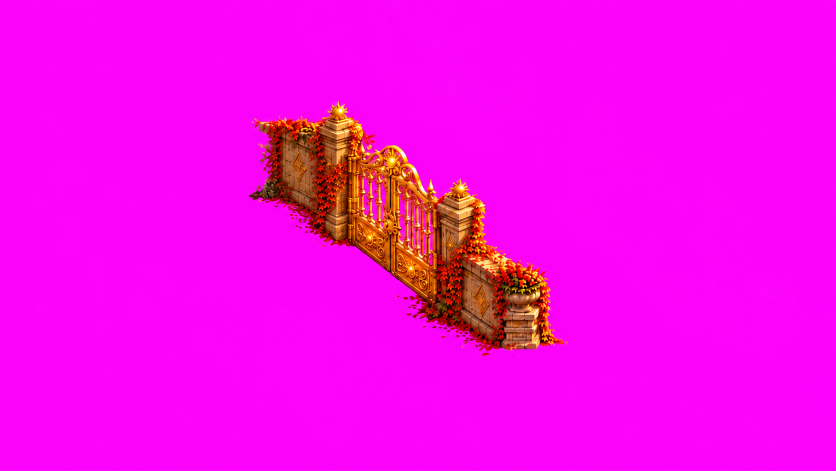
#> input picture tools/world/goldgate/iso_closed.png, 1672 x 941 px (shown at 1/2 size); its folder holds only this picture in this run
$ python goldgate.py
#> lines starting #> are read from the running program, lines starting #| are printed output that depends on the picture; after the words box and inside, x2 and y2 are one past the last pixel; in counts of white or black regions, pixels touching at a corner belong together
# goldgate.py : the Sun Gate — a golden gate with short stone walls closing the terrace walkway right of Ivy Heights,
# closed until the sun over Sunfall Pass is crossed, then open. GPT painted it straight into a screenshot of the spot
# (tools/world/goldgate/ref_spot.png, so it has the map's own angle, light and scale), then alone on magenta in the same
# place; the screenshot's camera turns its pixels into world px.
#   in : tools/world/goldgate/iso_closed.png, iso_open.png (1672x941, the screenshot's frame; magenta background)
#   out: public/assets/world/goldgate/{closed,open}.png, src/data/world-goldgate.json
#   python3 tools/world/goldgate.py
import json, os
import numpy as np
from PIL import Image
G = os.path.dirname(os.path.abspath(__file__)) + '/'
R = G + '../../'
OUT = R + 'public/assets/world/goldgate/'; os.makedirs(OUT, exist_ok=True)
# the screenshot's camera (OpenWorld at the spot: its world view): a picture px is this many world px from its corner
VIEW = {'x': 3928, 'y': -108, 'w': 1884, 'h': 1060}
PW, PH = 1672, 941
SX, SY = VIEW['w'] / PW, VIEW['h'] / PH
# its foot line on the picture (the walls' and pillars' base, back end by the arcade to the front urn) and the doors' span
FOOT = [(540, 402), (1060, 698)]
DOORS = (700, 878)
# set this far right of where it was painted: its back wall right against Ivy Heights' end tower (nobody drops down past it
# from up there), the terrace's depth the same all along
SHIFT = 362


def key(path):
#> called with path = 'tools/world/goldgate/iso_closed.png'
  im = np.asarray(Image.open(path).convert('RGB')).astype(np.float32)
  r, g, b = im[..., 0], im[..., 1], im[..., 2]
  a = 1 - np.clip((np.minimum(r, b) - g - 60) / 90, 0, 1)
  k = np.where(np.minimum(r, b) > g, (np.minimum(r, b) - g) * (1 - a), 0)
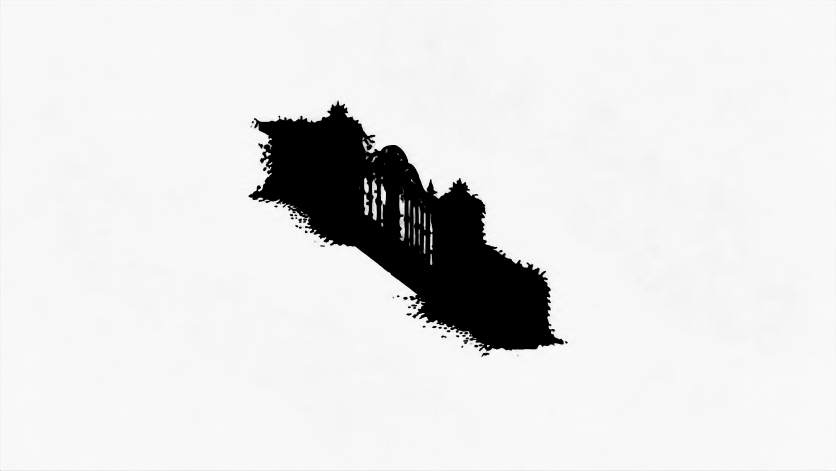
#> k: shape (941, 1672) float32 (shown at 1/2 size); min 0, max 255, mean 226.7
  rgb = im.copy(); rgb[..., 0] -= k; rgb[..., 2] -= k
#> after `rgb[..., 0] -= k`:
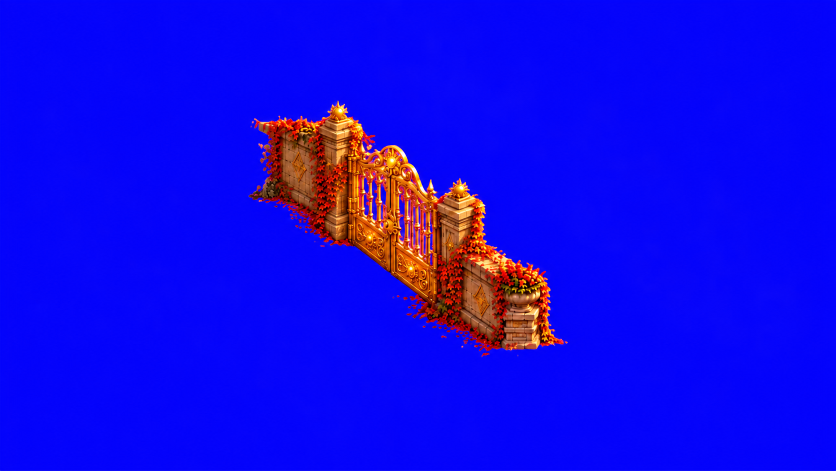
#> rgb: shape (941, 1672, 3) float32 (shown at 1/2 size); mean R, G, B 18.5, 8.9, 234.7
#> after `rgb[..., 2] -= k`:
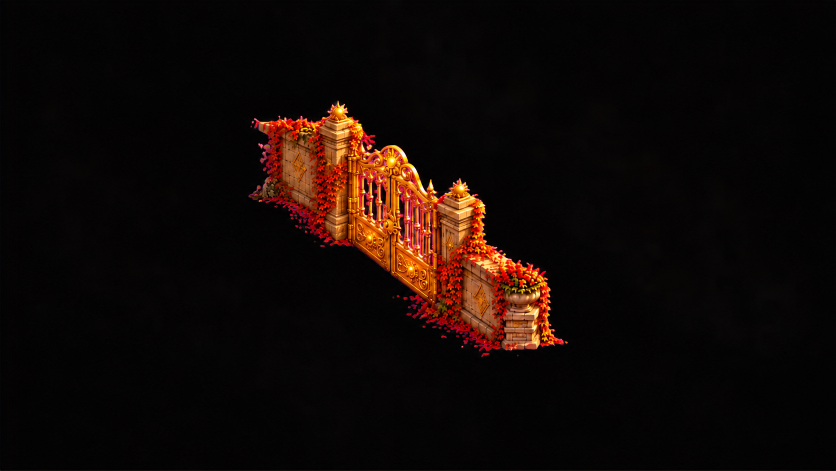
#> rgb: shape (941, 1672, 3) float32 (shown at 1/2 size); mean R, G, B 18.5, 8.9, 5.3
  pinkness = np.clip((np.minimum(rgb[..., 0], rgb[..., 2]) - rgb[..., 1]) / 90, 0, 1) * (rgb[..., 0] > 150)
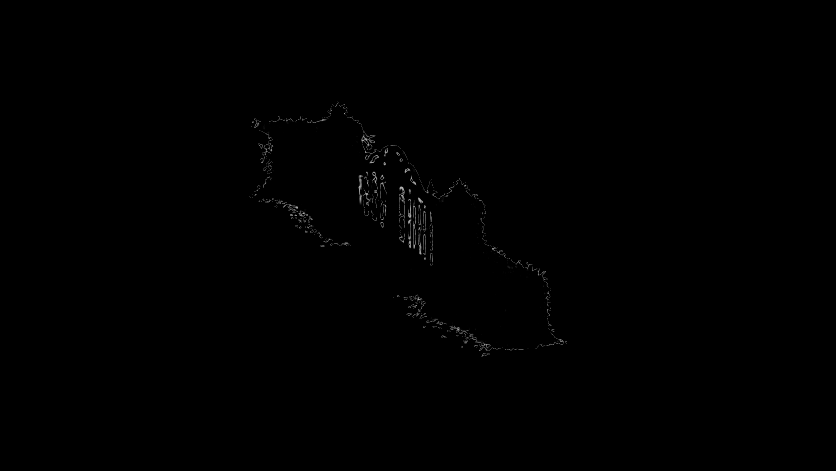
#> pinkness: shape (941, 1672) float32 (shown at 1/2 size); min 0, max 0.694, mean 0.002
  lum = rgb.max(-1, keepdims=True)
  rgb = np.where((pinkness > 0)[..., None], lum * np.array([1.0, 0.84, 0.5]), rgb)
  a = a * (1 - 0.7 * pinkness)
  return np.dstack([np.clip(rgb, 0, 255), a * 255]).astype(np.uint8)
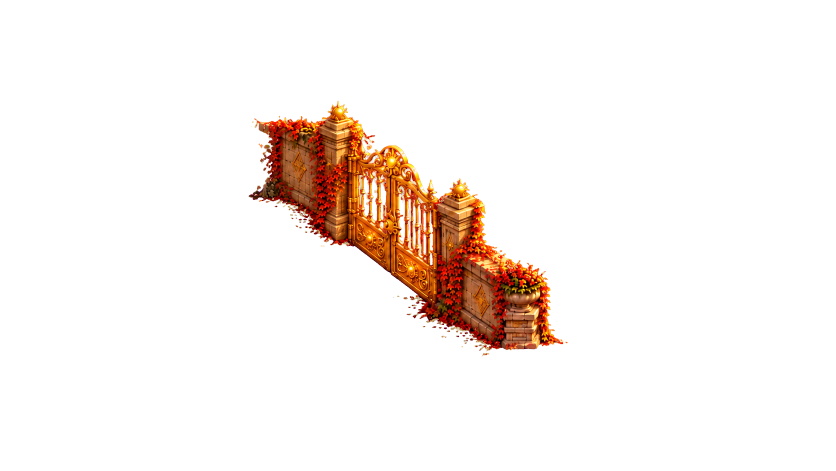
#> returned value: shape (941, 1672, 4) (shown at 1/2 size); mean of channels 0, 1, 2, 3 18.5, 9.6, 5.4, 20.2; transparent parts drawn white


pics = {n: key(G + f'goldgate/iso_{n}.png') for n in ('closed', 'open') if os.path.exists(G + f'goldgate/iso_{n}.png')}
#> pics = 1 item
if 'open' not in pics: pics['open'] = pics['closed']   # (until its open picture is in)
bb = None
for a in pics.values():
  ys, xs = np.nonzero(a[..., 3] > 8); b = (xs.min(), ys.min(), xs.max() + 1, ys.max() + 1)
  bb = b if bb is None else (min(bb[0], b[0]), min(bb[1], b[1]), max(bb[2], b[2]), max(bb[3], b[3]))
#> this loop made 2 passes
#> bb on passes 1 to 2: (497, 201, 1135, 713), (497, 201, 1135, 713)
bb = tuple(int(v) for v in (max(0, bb[0] - 4), max(0, bb[1] - 4), min(PW, bb[2] + 4), min(PH, bb[3] + 4)))
#> bb = (493, 197, 1139, 717)
for n, a in pics.items(): Image.fromarray(a[bb[1]:bb[3], bb[0]:bb[2]], 'RGBA').save(OUT + f'{n}.png', optimize=True)
#> this loop made 2 passes
#> n on passes 1 to 2: 'closed', 'open'
#> pass 1, `for n, a in pics.items(): Image.fromarray(a[bb[1]:bb[3], bb[0]:bb[2]],..`:
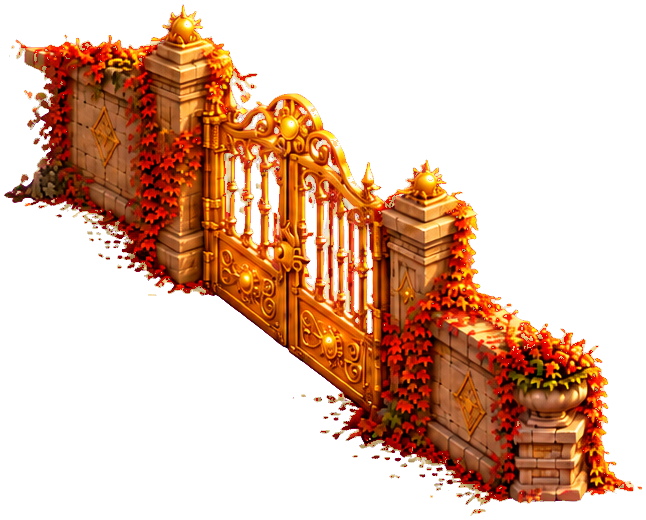
#> saved as closed.png: PIL image 646x520 RGBA; mean R, G, B, A 69.1, 32.6, 13, 94.6; transparent parts drawn white
W = lambda px, py: [round(VIEW['x'] + SHIFT + px * SX, 1), round(VIEW['y'] + py * SY, 1)]
data = {'img': {'closed': 'assets/world/goldgate/closed.png', 'open': 'assets/world/goldgate/open.png'},
        'x': W(bb[0], bb[1])[0], 'y': W(bb[0], bb[1])[1], 'w': bb[2] - bb[0], 'h': bb[3] - bb[1], 'sx': round(SX, 5), 'sy': round(SY, 5),
        'back': W(*FOOT[0]), 'front': W(*FOOT[1]), 'doors': [W(DOORS[0], 0)[0], W(DOORS[1], 0)[0]]}
# its real foot, column by column (the base of its walls, pillars and doors as painted — the loose leaves on the floor in
# front of it left out: a column's base is where a solid run of it at least 30 px tall ends)
A = pics['closed'][..., 3] > 200
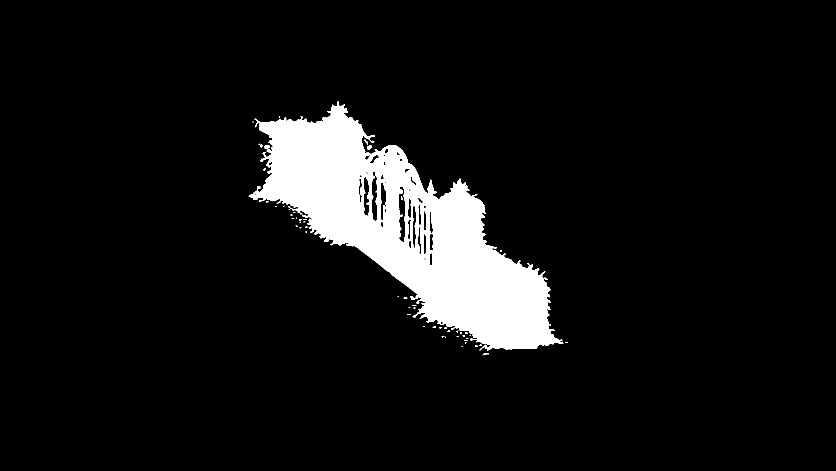
#> A: shape (941, 1672) bool (shown at 1/2 size); 7.8% white; 54 white regions (46 under 20 px), largest, box (x1, y1, x2, y2) and area: (497, 202, 1127, 701) 121571, (734, 290, 744, 300) 64, (825, 629, 836, 636) 36
foot = []
for px in range(bb[0], bb[2], 6):
  col = A[:, px]; ys = np.nonzero(col)[0]
  if len(ys) < 30: continue
  run, best = 0, None
  for y in range(ys.min(), ys.max() + 1):
    run = run + 1 if col[y] else 0
    if run >= 30: best = y
  if best is not None:
    # the run's end: follow it down while solid
    y = best
    while y + 1 < PH and col[y + 1]: y += 1
    foot.append(W(px, y))
#> this loop made 108 passes
#> ys on passes 2 to 3: [390, 391, 392, 393], [243, 244, 388, 390, 391, 392, 393, 394]
#> after the loop, foot = 95 pairs, first value 4886.1 to 5521.6, second value 339.2 to 679.4
# kept near the straight foot line (a heap of leaves at a pillar's base is no wall), then smoothed
(bx0, by0), (fx0, fy0) = data['back'], data['front']
#> bx0 = 4898.5; by0 = 344.8; fx0 = 5484.4; fy0 = 678.3
line = lambda x: by0 + (fy0 - by0) * (x - bx0) / (fx0 - bx0)
ys = np.array([min(max(y, line(x) - 30), line(x) + 30) for x, y in foot])
#> ys = 95 values, max 679.4 at index 82, min 339.2 at index 5, mean 527.9
ys = np.array([np.median(ys[max(0, i - 3):i + 4]) for i in range(len(ys))])
#> ys = 95 values, max 677.1 at index 81, min 341.5 at index 1, mean 528
data['foot'] = [[x, round(float(y), 1)] for (x, _), y in zip(foot, ys)]
# the balustrade GPT added on Ivy Heights' corner above it (painted into ref_corner.png, whose camera is here): nobody
# steps or jumps down from up there onto the gate
#> (the run stopped early here; a loop or call above may not have finished)

$ run again, on tools/world/goldgate/iso_open.png
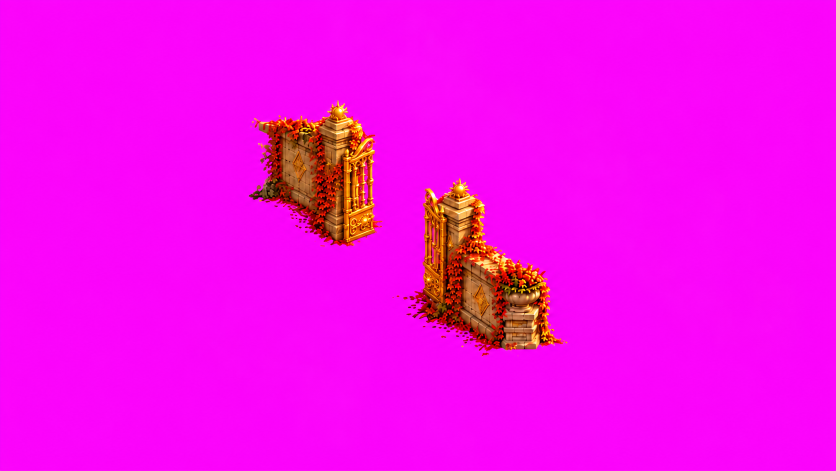
#> input picture tools/world/goldgate/iso_open.png, 1672 x 941 px (shown at 1/2 size)
#> in key, `return np.dstack([np.clip(rgb, 0, 255), a * 255]).astype(np.uint8)`:
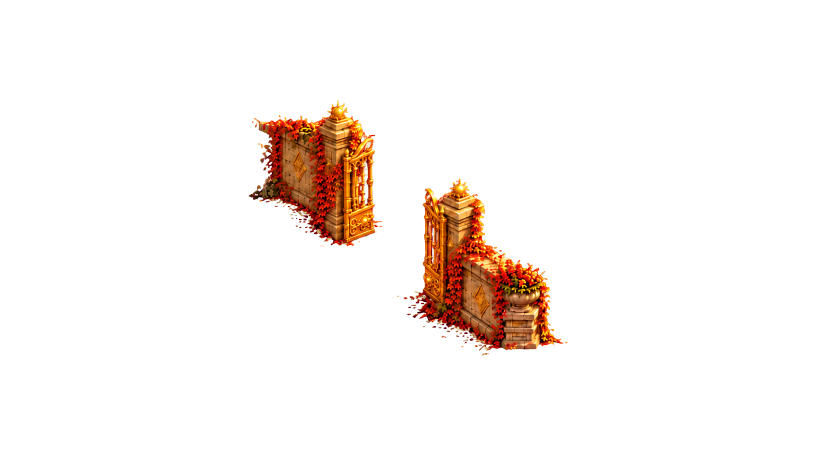
#> returned value: shape (941, 1672, 4) (shown at 1/2 size); mean of channels 0, 1, 2, 3 16.5, 9.9, 6.4, 16.6; transparent parts drawn white
#> pics = 1 item
#> the loop `for a in pics.values():` made 1 pass
#> bb on pass 1: (497, 200, 1135, 713)
#> `bb = tuple(int(v) for v in (max(0, bb[0] - 4), max(0, bb[1] - 4), min(..`: bb = (493, 196, 1139, 717)
#> the loop `for n, a in pics.items(): Image.fromarray(a[bb[1]:bb[3], bb[0]:bb[2]],..` made 1 pass
#> n on pass 1: 'open'
#> pass 1, `for n, a in pics.items(): Image.fromarray(a[bb[1]:bb[3], bb[0]:bb[2]],..`:
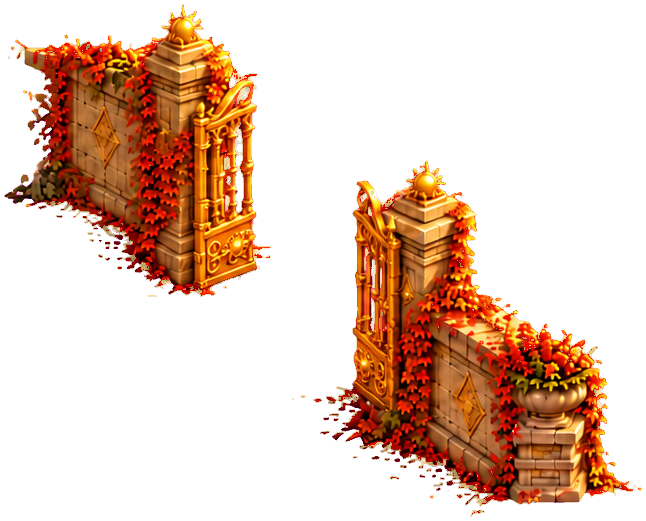
#> saved as open.png: PIL image 646x521 RGBA; mean R, G, B, A 57.5, 28.3, 11.8, 77.5; transparent parts drawn white
